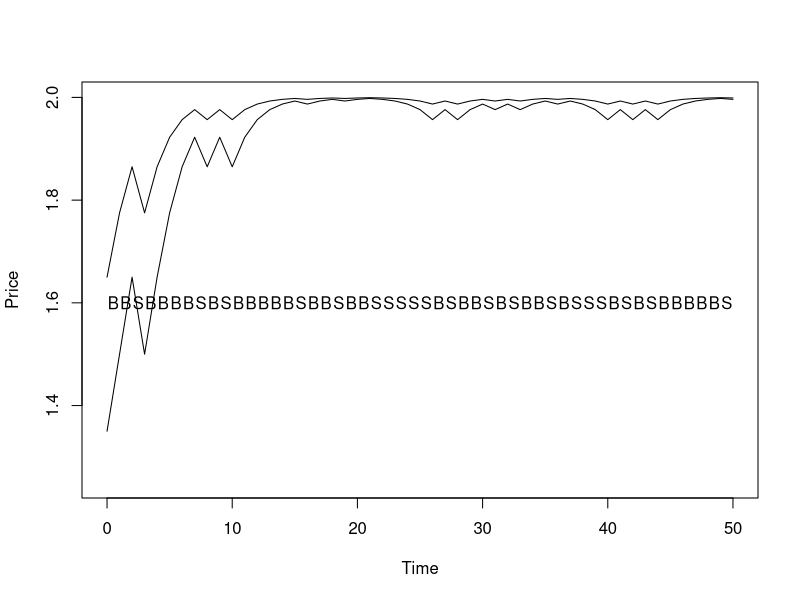

Write the R code that produced this figure.
# This code can do one or multiple simulations of the
# Glosten and Milgrom (1985) model.  If multiple
# simulations are run, the plot shows the average bid
# and ask.
#
# (c) Copyright Dale W.R. Rosenthal, 29 September 2008
# This software may be used in an academic context with
# attribution. It may not be used otherwise nor distributed
# without express permission. dale.rosenthal@gmail.com

numsims <- 1
numsteps <- 50
v.max <- 2
v.min <- 1
mu <- 0.3
delta <- 0.5

asks <- numeric(numsteps+1)
bids <- numeric(numsteps+1)
for (i in 1:numsims) {
  informeds <- c(0, rbinom(numsteps, 1, mu))
  buys <- c(0, rbinom(numsteps, 1, 1/2))
  # assume v = v.max; hence informeds only buy
  buys[informeds == 1] <- 1
  n.buys <- cumsum(buys)
  n.sells <- 0:numsteps - n.buys
  askz <- (v.min*delta*(1-mu)**(n.buys+1)*(1+mu)**n.sells +
           v.max*(1-delta)*(1+mu)**(n.buys+1)*(1-mu)**n.sells)/
             (delta*(1-mu)**(n.buys+1)*(1+mu)**n.sells +
              (1-delta)*(1+mu)**(n.buys+1)*(1-mu)**n.sells)
  bidz <- (v.min*delta*(1-mu)**n.buys*(1+mu)**(n.sells+1) +
           v.max*(1-delta)*(1+mu)**n.buys*(1-mu)**(n.sells+1))/
             (delta*(1-mu)**n.buys*(1+mu)**(n.sells+1) +
              (1-delta)*(1+mu)**n.buys*(1-mu)**(n.sells+1))
  asks <- asks + askz
  bids <- bids + bidz
}
asks <- asks/numsims
bids <- bids/numsims
spread <- asks - bids

plot(0:numsteps, asks, xlim=c(0, numsteps), ylim=c(1.25, 2.0),
     xlab="Time", ylab="Price", type='l')
lines(0:numsteps, bids)
# only print this for a single-run plot
points(1:numsteps-0.5, rep(1.6, numsteps),
       pch=c("S", "B")[buys[2:(numsteps+1)]+1])
